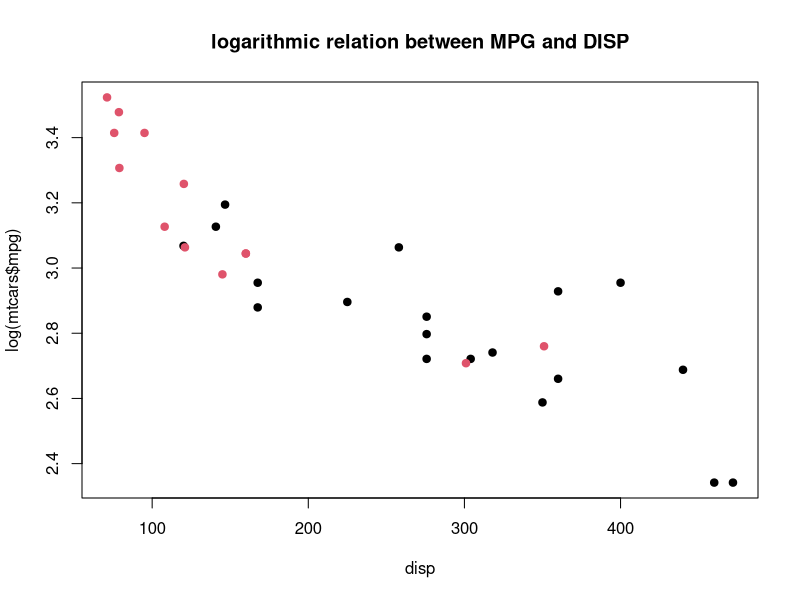
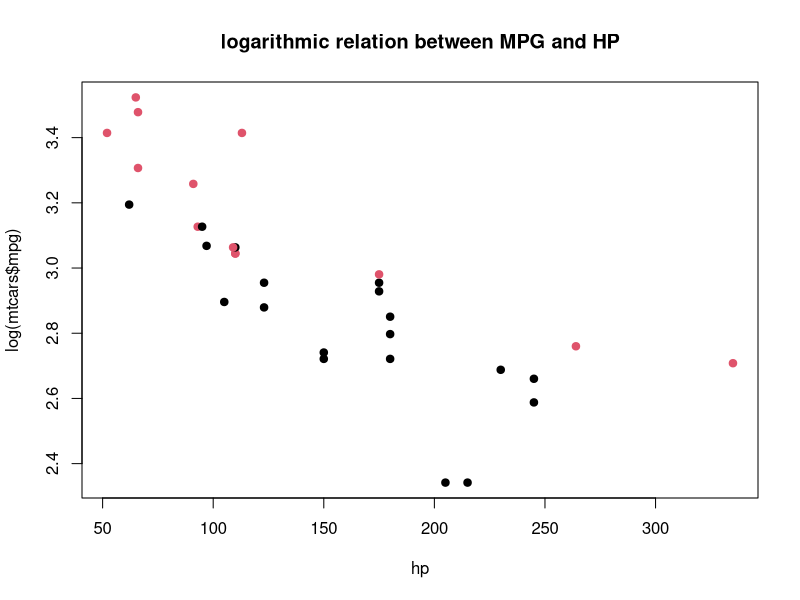
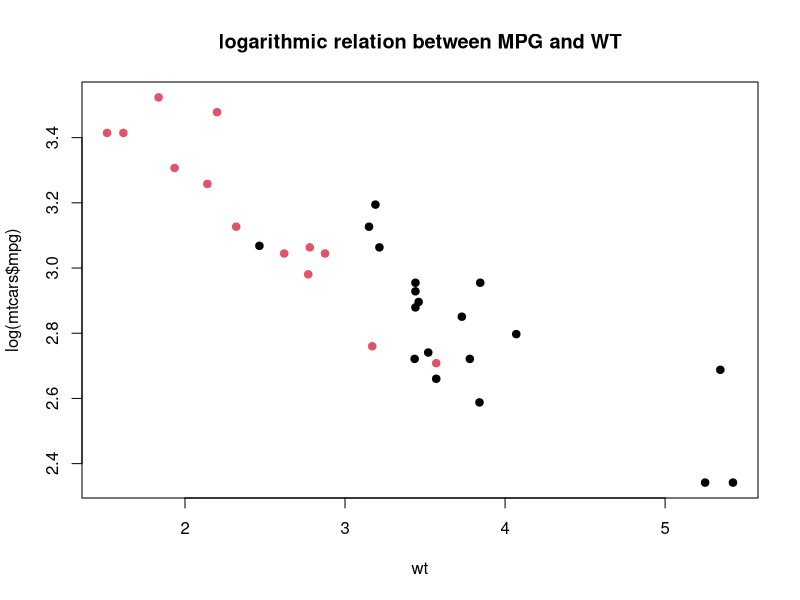
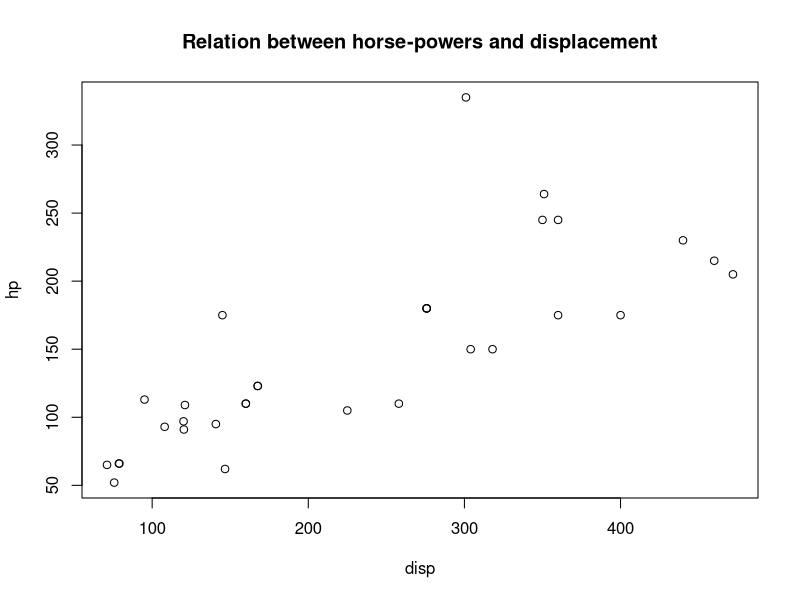
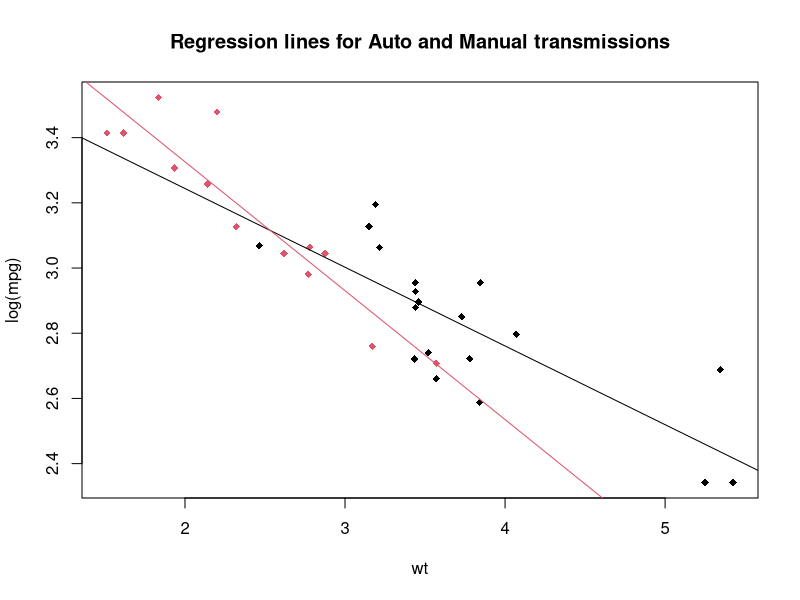
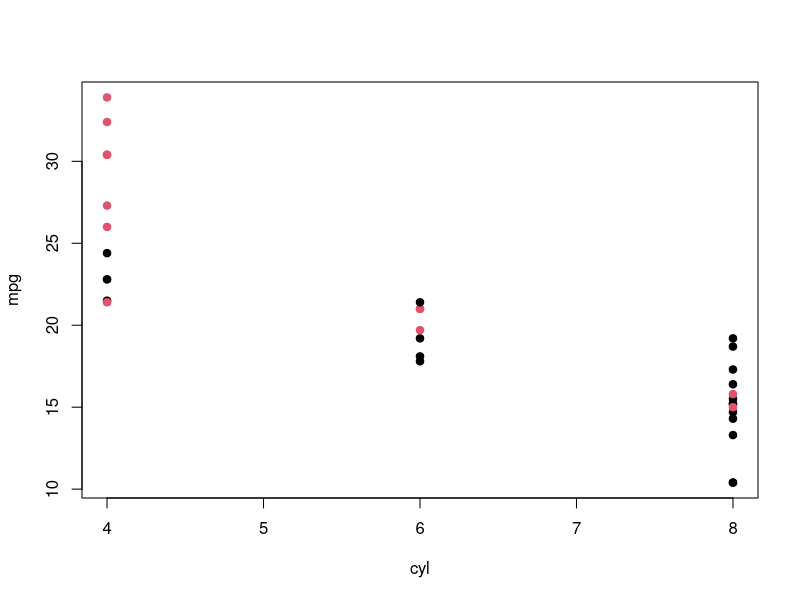
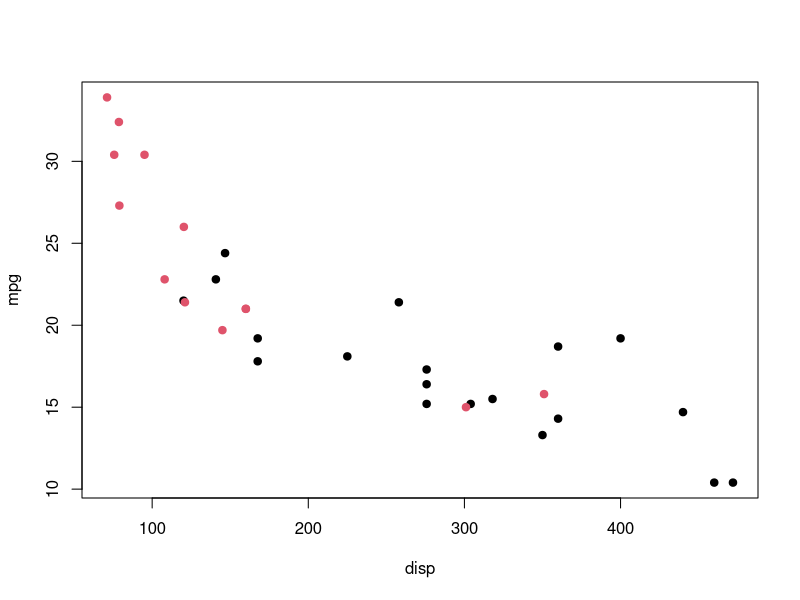
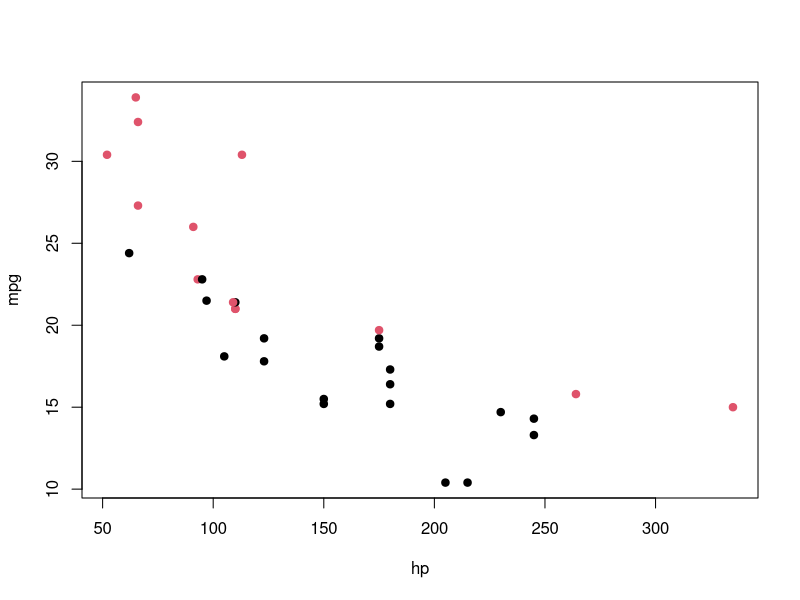

These figures' R source, in order:
## ---- chunk 1
knitr::opts_chunk$set(echo = TRUE)
require(ggplot2)

## ---- chunk 2
str(mtcars)
## ---- chunk 3
for (i in c("disp", "hp", "wt")) {
  plot(
    log(mtcars$mpg) ~ mtcars[, i],
    col = factor(mtcars$am), pch = 19, xlab = i,
    main = paste("logarithmic relation between MPG and", toupper(i), sep = " ")
  )
}
## ---- chunk 4
plot(hp ~ disp, data = mtcars, main = "Relation between horse-powers and displacement")
## ---- chunk 5
fit1 <- lm(log(mpg) ~ wt, data = mtcars)
fit2 <- lm(log(mpg) ~ wt + disp, data = mtcars)
fit3 <- lm(log(mpg) ~ wt + disp + hp, data = mtcars)
fit.all <- lm(log(mpg) ~ ., data = mtcars)

anova(fit1, fit2, fit3, fit.all)
## ---- chunk 6
fitA <- lm(log(mpg) ~ wt, data = subset(mtcars, am == 0))
fitM <- lm(log(mpg) ~ wt, data = subset(mtcars, am == 1))

plot(log(mpg) ~ wt, col = factor(am), data = mtcars, pch = 18,
     main = "Regression lines for Auto and Manual transmissions")
#plot(exp(fitA$fitted.values) ~ subset(mtcars, am == 0)$wt)
abline(fitA, col = 1)
abline(fitM, col = 2)
## ---- chunk 7
cols <- names(mtcars)
cols <- cols[!cols %in% c("mpg")]
par(mfrow = c(1,1))
# sapply(X = cols, FUN = plotx)
for (x in cols) {
  plot(
    mtcars$mpg ~ mtcars[,x], 
    col = factor(mtcars$am), 
    pch = 19, 
    xlab = x, ylab = "mpg"
  ) 
}

